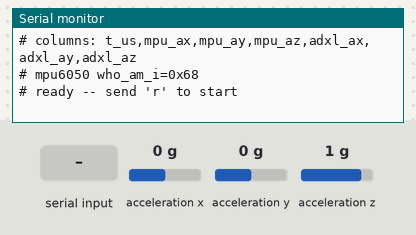
This sketch was run on a simulated ESP32. Shown: the last lines printed to the serial monitor. Wiring (inferred from the names in the program): MPU-6050 motion sensor at I2C address 0x68. Inputs (shaded band) come from the test bench; at power-on: acceleration x 0 g, acceleration y 0 g, acceleration z 1 g.

Above: at 3.3 s.
3.4 s: "g\n" received over Serial
At 4.5 s:
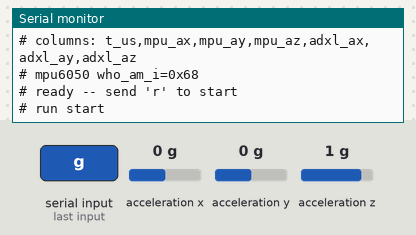
4.9 s: "s\n" received over Serial
At 5.7 s:
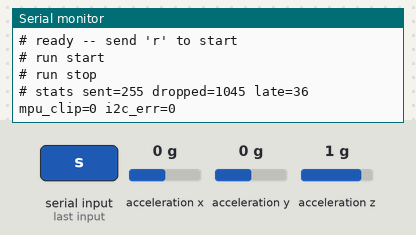
6.4 s: "z\n" received over Serial
At 6.8 s:
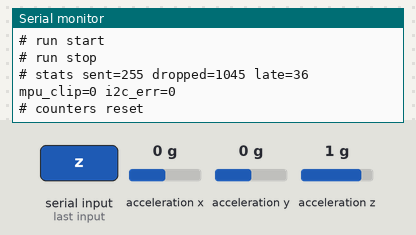

Measured:
- after the input at 3.4 s, the serial monitor: prints a new line at once (image 1)
- after the input at 4.9 s, the serial monitor: prints a new line at once (image 2)
- after the input at 6.4 s, the serial monitor: prints a new line at once (image 3)

The sketch:

baja_logger.ino
```cpp
// baja_logger.ino
//
// ESP32-C3 + MPU6050 + ADXL375 dual-accelerometer logger.
// Streams raw counts over USB serial as CSV. Conversion to g happens
// on the laptop so nothing is lost to rounding here.
//
// Board:  "ESP32C3 Dev Module"  (USB CDC On Boot: Enabled)
// Wiring: both sensors share one I2C bus. Different addresses, no conflict.
//
//   ESP32-C3        MPU6050        ADXL375
//   3V3        ---  VCC        ---  VIN
//   GND        ---  GND        ---  GND
//   GPIO4 SDA  ---  SDA        ---  SDA
//   GPIO5 SCL  ---  SCL        ---  SCL
//
// Serial commands (type in the monitor, press enter):
//   r          start / stop streaming
//   z          reset counters and the sample clock
//   <anything> recorded into the stream as "# note: <text>"

#include <Wire.h>

// ------------------------------------------------------------------ wiring
//
// Pins follow whichever chip this is compiled for, so the SAME sketch flashes
// to both boards. Pick the board in Tools > Board and the right pins come
// with it. Both sets are the wiring confirmed by i2c_scan.
//
// ESP32-C3 (perf board)  : Tools > Board > ESP32C3 Dev Module
//                          plus USB CDC On Boot > Enabled
// ESP32-WROOM (breadboard): Tools > Board > ESP32 Dev Module
//
#if defined(CONFIG_IDF_TARGET_ESP32C3)
  #define CHIP_NAME  "esp32c3"
  #define I2C_SDA    10
  #define I2C_SCL     2        // strapping pin; the I2C pull-up holds it high at boot
#else
  #define CHIP_NAME  "esp32-wroom"
  #define I2C_SDA    21
  #define I2C_SCL    22
#endif

#define I2C_HZ    400000UL      // fast mode; 100000 also works but is tight at 1 kHz

// --------------------------------------------------------------- sampling
#define SAMPLE_HZ      1000UL
#define PERIOD_US      (1000000UL / SAMPLE_HZ)

// ---------------------------------------------------------------- MPU6050
#define MPU_ADDR            0x68   // 0x69 if AD0 is tied high
#define MPU_WHO_AM_I        0x75
#define MPU_SMPLRT_DIV      0x19
#define MPU_CONFIG          0x1A
#define MPU_ACCEL_CONFIG    0x1C
#define MPU_PWR_MGMT_1      0x6B
#define MPU_ACCEL_XOUT_H    0x3B

// AFS_SEL: 0 = +/-2g, 1 = +/-4g, 2 = +/-8g, 3 = +/-16g
// +/-8g leaves headroom for table taps without clipping. Raise to 3 on the car.
#define MPU_AFS_SEL         2

// DLPF_CFG: 0 = 260 Hz, 1 = 184 Hz, 2 = 94 Hz, 3 = 44 Hz, 4 = 21 Hz
// This is the anti-alias filter. At 1 kHz sampling Nyquist is 500 Hz, so 0
// (260 Hz) is the widest setting that still rolls off before the fold point.
#define MPU_DLPF            0

// ---------------------------------------------------------------- ADXL375
// 0 = skip it entirely and emit zeros in its three columns. Set to 1 once it
// shares the pins above. Leaving it on while it is unreachable just burns
// ~200 us per sample on a read that always fails.
#define USE_ADXL            0

#define ADXL_ADDR           0x1D   // 0x53 if SDO/ALT ADDRESS is tied low
#define ADXL_DEVID          0x00
#define ADXL_BW_RATE        0x2C
#define ADXL_POWER_CTL      0x2D
#define ADXL_DATA_FORMAT    0x31
#define ADXL_DATAX0         0x32

// BW_RATE 0x0D = 800 Hz output rate, 400 Hz internal bandwidth.
#define ADXL_RATE           0x0D
#define ADXL_LSB_PER_G      20.5f  // 49 mg per count, fixed +/-200g part

static const float MPU_LSB_PER_G[4] = { 16384.0f, 8192.0f, 4096.0f, 2048.0f };
static const int   MPU_RANGE_G[4]   = { 2, 4, 8, 16 };
static const int   MPU_DLPF_HZ[5]   = { 260, 184, 94, 44, 21 };

// ------------------------------------------------------------ ring buffer
// Decouples sampling from the USB write so a serial hiccup cannot jitter
// the sample clock. 256 samples is a quarter second of slack at 1 kHz.
struct Sample {
  uint32_t t;
  int16_t  a[6];
};

#define RING_N 256
static Sample   ring[RING_N];
static uint16_t r_head = 0, r_tail = 0;

// ----------------------------------------------------------------- state
static bool     running   = false;
static uint32_t n_sent    = 0;   // samples pushed into the ring
static uint32_t n_dropped = 0;   // ring was full, sample thrown away
static uint32_t n_late    = 0;   // loop fell a whole period behind
static uint32_t n_clip    = 0;   // MPU6050 hit the rail on some axis
static uint32_t n_i2cerr  = 0;
static uint32_t t_next    = 0;
static uint32_t t_stats   = 0;
static char     cmd[80];
static uint8_t  cmd_len   = 0;

// ------------------------------------------------------------- i2c helpers
static bool regWrite(uint8_t addr, uint8_t reg, uint8_t val) {
  Wire.beginTransmission(addr);
  Wire.write(reg);
  Wire.write(val);
  return Wire.endTransmission() == 0;
}

static bool regRead(uint8_t addr, uint8_t reg, uint8_t *dst, uint8_t n) {
  Wire.beginTransmission(addr);
  Wire.write(reg);
  if (Wire.endTransmission(false) != 0) return false;
  if (Wire.requestFrom((int)addr, (int)n) != n) return false;
  for (uint8_t i = 0; i < n; i++) dst[i] = Wire.read();
  return true;
}

// --------------------------------------------------------------- sensors
static bool mpuInit() {
  if (!regWrite(MPU_ADDR, MPU_PWR_MGMT_1, 0x80)) return false;  // reset
  delay(100);
  if (!regWrite(MPU_ADDR, MPU_PWR_MGMT_1, 0x01)) return false;  // wake, PLL/X-gyro clock
  delay(10);
  if (!regWrite(MPU_ADDR, MPU_CONFIG, MPU_DLPF)) return false;
  if (!regWrite(MPU_ADDR, MPU_ACCEL_CONFIG, MPU_AFS_SEL << 3)) return false;
  if (!regWrite(MPU_ADDR, MPU_SMPLRT_DIV, 0)) return false;
  return true;
}

static bool adxlInit() {
  if (!regWrite(ADXL_ADDR, ADXL_DATA_FORMAT, 0x0B)) return false;  // full res, right justified
  if (!regWrite(ADXL_ADDR, ADXL_BW_RATE, ADXL_RATE)) return false;
  if (!regWrite(ADXL_ADDR, ADXL_POWER_CTL, 0x08)) return false;    // measure mode
  return true;
}

// MPU6050 is big-endian, ADXL375 is little-endian. Easy thing to get wrong.
static bool mpuRead(int16_t *out) {
  uint8_t b[6];
  if (!regRead(MPU_ADDR, MPU_ACCEL_XOUT_H, b, 6)) return false;
  for (int i = 0; i < 3; i++)
    out[i] = (int16_t)(((uint16_t)b[2 * i] << 8) | b[2 * i + 1]);
  return true;
}

static bool adxlRead(int16_t *out) {
  uint8_t b[6];
  if (!regRead(ADXL_ADDR, ADXL_DATAX0, b, 6)) return false;
  for (int i = 0; i < 3; i++)
    out[i] = (int16_t)(((uint16_t)b[2 * i + 1] << 8) | b[2 * i]);
  return true;
}

// ---------------------------------------------------------------- output
static void header() {
  Serial.println(F("# baja dual-accel logger"));
  Serial.printf("# chip=%s sda=%d scl=%d\n", CHIP_NAME, I2C_SDA, I2C_SCL);
  Serial.printf("# sample_hz=%lu\n", (unsigned long)SAMPLE_HZ);
  Serial.printf("# mpu6050 addr=0x%02X range_g=%d lsb_per_g=%.1f dlpf_hz=%d\n",
                MPU_ADDR, MPU_RANGE_G[MPU_AFS_SEL],
                MPU_LSB_PER_G[MPU_AFS_SEL], MPU_DLPF_HZ[MPU_DLPF]);
#if USE_ADXL
  Serial.printf("# adxl375 addr=0x%02X range_g=200 lsb_per_g=%.1f bw_hz=400\n",
                ADXL_ADDR, ADXL_LSB_PER_G);
#else
  Serial.println(F("# adxl375 disabled -- its three columns are always zero"));
#endif
  Serial.println(F("# units=raw_counts  divide each column by its lsb_per_g"));
  Serial.println(F("# columns: t_us,mpu_ax,mpu_ay,mpu_az,adxl_ax,adxl_ay,adxl_az"));
}

static void stats() {
  Serial.printf("# stats sent=%lu dropped=%lu late=%lu mpu_clip=%lu i2c_err=%lu\n",
                (unsigned long)n_sent, (unsigned long)n_dropped,
                (unsigned long)n_late, (unsigned long)n_clip,
                (unsigned long)n_i2cerr);
}

// ---------------------------------------------------------------- sampling
static void sampleOnce() {
  Sample s;
  s.t = micros();

  if (!mpuRead(&s.a[0]))  { n_i2cerr++; for (int i = 0; i < 3; i++) s.a[i] = 0; }
#if USE_ADXL
  if (!adxlRead(&s.a[3])) { n_i2cerr++; for (int i = 3; i < 6; i++) s.a[i] = 0; }
#else
  s.a[3] = s.a[4] = s.a[5] = 0;
#endif

  for (int i = 0; i < 3; i++)
    if (s.a[i] >= 32760 || s.a[i] <= -32760) { n_clip++; break; }

  uint16_t nh = (uint16_t)((r_head + 1) % RING_N);
  if (nh == r_tail) { n_dropped++; return; }   // reader fell behind
  ring[r_head] = s;
  r_head = nh;
  n_sent++;
}

static void drain() {
  char buf[72];
  for (int guard = 0; guard < 8 && r_tail != r_head; guard++) {
    if (Serial.availableForWrite() < (int)sizeof(buf)) return;
    Sample &s = ring[r_tail];
    int n = snprintf(buf, sizeof(buf), "%lu,%d,%d,%d,%d,%d,%d\n",
                     (unsigned long)s.t,
                     s.a[0], s.a[1], s.a[2], s.a[3], s.a[4], s.a[5]);
    if (n > 0) Serial.write((const uint8_t *)buf, (size_t)n);
    r_tail = (uint16_t)((r_tail + 1) % RING_N);
  }
}

// ---------------------------------------------------------------- commands
static void startRun() {
  running = true;
  t_next  = micros() + PERIOD_US;
  t_stats = millis();
  Serial.println(F("# run start"));
}

static void stopRun() {
  running = false;
  Serial.println(F("# run stop"));
  stats();
}

static void handleLine(char *line) {
  if (line[0] == '\0') return;

  // 'g' and 's' are absolute, 'r' toggles. With two boards running you want
  // the absolute ones -- a toggle sent to a board that is already streaming
  // stops it instead of starting it.
  if ((line[0] == 'g' || line[0] == 'G') && line[1] == '\0') { startRun(); return; }
  if ((line[0] == 's' || line[0] == 'S') && line[1] == '\0') { stopRun();  return; }

  if ((line[0] == 'r' || line[0] == 'R') && line[1] == '\0') {
    if (running) stopRun(); else startRun();
    return;
  }

  if ((line[0] == 'z' || line[0] == 'Z') && line[1] == '\0') {
    n_sent = n_dropped = n_late = n_clip = n_i2cerr = 0;
    r_head = r_tail = 0;
    t_next = micros() + PERIOD_US;
    Serial.println(F("# counters reset"));
    return;
  }

  Serial.printf("# note: %s\n", line);
}

static void pollSerial() {
  while (Serial.available()) {
    char c = (char)Serial.read();
    if (c == '\n' || c == '\r') {
      cmd[cmd_len] = '\0';
      handleLine(cmd);
      cmd_len = 0;
    } else if (cmd_len < sizeof(cmd) - 1) {
      cmd[cmd_len++] = c;
    }
  }
}

// -------------------------------------------------------------------- main
void setup() {
  Serial.begin(921600);          // ignored by native USB CDC, kept for UART bridges
  delay(2000);                   // let the host enumerate before we print

  Wire.begin(I2C_SDA, I2C_SCL, I2C_HZ);

  header();

  uint8_t id = 0;
  if (regRead(MPU_ADDR, MPU_WHO_AM_I, &id, 1))
    Serial.printf("# mpu6050 who_am_i=0x%02X\n", id);
  else
    Serial.println(F("# ERROR mpu6050 not responding -- check wiring and AD0"));

#if USE_ADXL
  if (regRead(ADXL_ADDR, ADXL_DEVID, &id, 1)) {
    Serial.printf("# adxl375 devid=0x%02X%s\n", id,
                  id == 0xE5 ? "" : "  <-- expected 0xE5");
  } else {
    Serial.println(F("# ERROR adxl375 not responding -- check wiring and ALT ADDRESS"));
  }
#endif

  if (!mpuInit())  Serial.println(F("# ERROR mpu6050 init failed"));
#if USE_ADXL
  if (!adxlInit()) Serial.println(F("# ERROR adxl375 init failed"));
#endif

  Serial.println(F("# ready -- send 'r' to start"));
}

void loop() {
  pollSerial();

  if (running) {
    uint32_t now = micros();
    if ((int32_t)(now - t_next) >= 0) {
      t_next += PERIOD_US;
      // If we are more than a few periods behind, give up on catching up
      // and resync. Counted so it shows in the data rather than hiding.
      if ((int32_t)(micros() - t_next) > (int32_t)(PERIOD_US * 4)) {
        t_next = micros() + PERIOD_US;
        n_late++;
      }
      sampleOnce();
    }

    if (millis() - t_stats >= 5000) {
      t_stats = millis();
      stats();
    }
  }

  drain();
}
```
